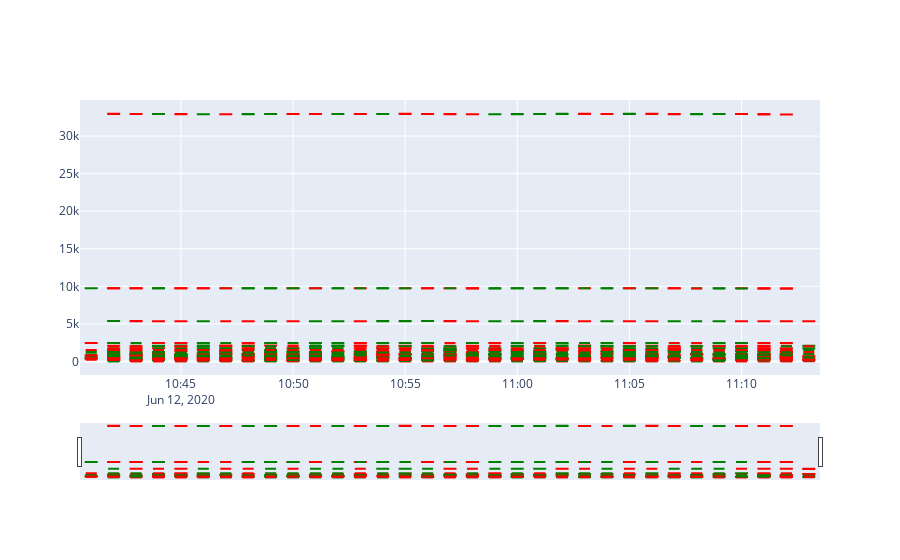

The cell this chart's notebook holds for it:
### Code cell
figure = go.Figure(
         data = [
             go.Candlestick(
             x = df.index,
             low = df['low_price'],
             high = df['high_price'],
             close = df['close_price'],
             open = df['open_price'],
             increasing_line_color = 'green',
             decreasing_line_color = 'red'
             )
         ]
)

figure.show()

### Figure 1 — Plotly figure (JSON) as saved in the notebook; plotly's stock layout.template omitted (floating-point values rounded to 4 significant figures; data arrays with more than 128 entries replaced by an {"elided": "..."} marker saying what was removed)
{"data": [{"close": {"elided": "2000 float values"}, "decreasing": {"line": {"color": "red"}}, "high": {"elided": "2000 float values"}, "increasing": {"line": {"color": "green"}}, "low": {"elided": "2000 float values"}, "open": {"elided": "2000 float values"}, "type": "candlestick", "x": {"elided": "2000 str values"}}], "layout": {}}
